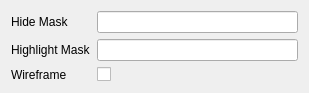
<?xml version="1.0" encoding="UTF-8"?>
<ui version="4.0">
 <class>CCollisionRenderSettingsDialog</class>
 <widget class="QDialog" name="CCollisionRenderSettingsDialog">
  <property name="geometry">
   <rect>
    <x>0</x>
    <y>0</y>
    <width>309</width>
    <height>89</height>
   </rect>
  </property>
  <property name="windowTitle">
   <string>Dialog</string>
  </property>
  <layout class="QVBoxLayout" name="verticalLayout">
   <item>
    <layout class="QFormLayout" name="formLayout">
     <item row="0" column="0">
      <widget class="QLabel" name="HideMaskLabel">
       <property name="text">
        <string>Hide Mask</string>
       </property>
      </widget>
     </item>
     <item row="0" column="1">
      <widget class="QLineEdit" name="HideMaskLineEdit"/>
     </item>
     <item row="1" column="0">
      <widget class="QLabel" name="HighlightMaskLabel">
       <property name="text">
        <string>Highlight Mask</string>
       </property>
      </widget>
     </item>
     <item row="1" column="1">
      <widget class="QLineEdit" name="HighlightMaskLineEdit"/>
     </item>
     <item row="2" column="0">
      <widget class="QLabel" name="WireframeLabel">
       <property name="text">
        <string>Wireframe</string>
       </property>
      </widget>
     </item>
     <item row="2" column="1">
      <widget class="QCheckBox" name="WireframeCheckBox">
       <property name="text">
        <string/>
       </property>
      </widget>
     </item>
    </layout>
   </item>
  </layout>
 </widget>
 <resources/>
 <connections/>
</ui>
